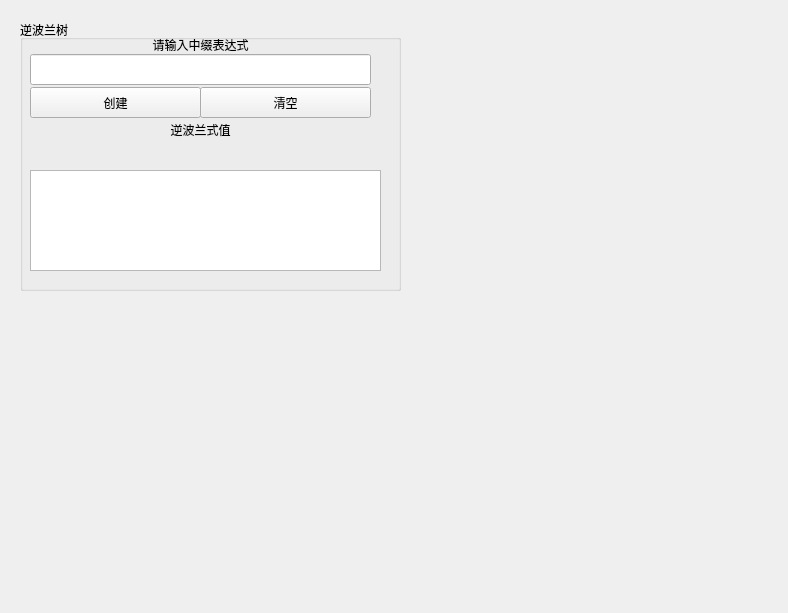
<?xml version="1.0" encoding="UTF-8"?>
<ui version="4.0">
 <class>BinaryTreeUI</class>
 <widget class="QWidget" name="BinaryTreeUI">
  <property name="geometry">
   <rect>
    <x>0</x>
    <y>0</y>
    <width>788</width>
    <height>613</height>
   </rect>
  </property>
  <property name="windowTitle">
   <string>Form</string>
  </property>
  <widget class="QGroupBox" name="groupBox">
   <property name="geometry">
    <rect>
     <x>20</x>
     <y>20</y>
     <width>381</width>
     <height>271</height>
    </rect>
   </property>
   <property name="title">
    <string>逆波兰树</string>
   </property>
   <widget class="QPushButton" name="Button_InsertBiTreeNode">
    <property name="geometry">
     <rect>
      <x>10</x>
      <y>67</y>
      <width>171</width>
      <height>31</height>
     </rect>
    </property>
    <property name="text">
     <string>创建</string>
    </property>
   </widget>
   <widget class="QPushButton" name="Button_CleanBiTreeNode">
    <property name="geometry">
     <rect>
      <x>180</x>
      <y>67</y>
      <width>171</width>
      <height>31</height>
     </rect>
    </property>
    <property name="text">
     <string>清空</string>
    </property>
   </widget>
   <widget class="QLineEdit" name="BinaryTreeDataEdit">
    <property name="geometry">
     <rect>
      <x>10</x>
      <y>34</y>
      <width>341</width>
      <height>31</height>
     </rect>
    </property>
   </widget>
   <widget class="QLabel" name="label">
    <property name="geometry">
     <rect>
      <x>10</x>
      <y>12</y>
      <width>341</width>
      <height>25</height>
     </rect>
    </property>
    <property name="text">
     <string>请输入中缀表达式</string>
    </property>
    <property name="alignment">
     <set>Qt::AlignCenter</set>
    </property>
   </widget>
   <widget class="QLabel" name="label_2">
    <property name="geometry">
     <rect>
      <x>10</x>
      <y>100</y>
      <width>341</width>
      <height>20</height>
     </rect>
    </property>
    <property name="text">
     <string>逆波兰式值</string>
    </property>
    <property name="alignment">
     <set>Qt::AlignCenter</set>
    </property>
   </widget>
   <widget class="QLabel" name="label_3">
    <property name="geometry">
     <rect>
      <x>10</x>
      <y>120</y>
      <width>331</width>
      <height>21</height>
     </rect>
    </property>
    <property name="text">
     <string/>
    </property>
   </widget>
   <widget class="QPlainTextEdit" name="plainTextEdit">
    <property name="geometry">
     <rect>
      <x>10</x>
      <y>150</y>
      <width>351</width>
      <height>101</height>
     </rect>
    </property>
   </widget>
  </widget>
 </widget>
 <resources/>
 <connections>
  <connection>
   <sender>Button_CleanBiTreeNode</sender>
   <signal>clicked()</signal>
   <receiver>BinaryTreeUI</receiver>
   <slot>on_binarytree_delete_btn_clicked()</slot>
   <hints>
    <hint type="sourcelabel">
     <x>355</x>
     <y>227</y>
    </hint>
    <hint type="destinationlabel">
     <x>357</x>
     <y>121</y>
    </hint>
   </hints>
  </connection>
  <connection>
   <sender>Button_InsertBiTreeNode</sender>
   <signal>clicked()</signal>
   <receiver>BinaryTreeUI</receiver>
   <slot>on_binarytree_create_btn_clicked()</slot>
   <hints>
    <hint type="sourcelabel">
     <x>270</x>
     <y>197</y>
    </hint>
    <hint type="destinationlabel">
     <x>429</x>
     <y>178</y>
    </hint>
   </hints>
  </connection>
 </connections>
 <slots>
  <slot>on_binarytree_create_btn_clicked()</slot>
  <slot>on_binarytree_delete_btn_clicked()</slot>
  <slot>on_binarytree_node_delete_btn_clicked()</slot>
  <slot>on_binarytree_SimulationTree_creat_btn_clicked()</slot>
  <slot>on_bigroottree_create_btn_clicked()</slot>
  <slot>on_bigroottree_insert_btn_clicked()</slot>
  <slot>on_bigroottree_remove_btn_clicked()</slot>
  <slot>on_Btree_create_btn_clicked()</slot>
  <slot>on_Btree_insert_btn_clicked()</slot>
  <slot>on_Btree_remove_btn_clicked()</slot>
  <slot>on_Btree_destroy_btn_clicked()</slot>
  <slot>on_binarytree_node_search_btn_clicked()</slot>
  <slot>on_Btree_search_btn_clicked()</slot>
  <slot>on_binarytree_exchangecreate_btn_clicked()</slot>
  <slot>on_binarytree_node_insert_btn_clicked()</slot>
 </slots>
</ui>
